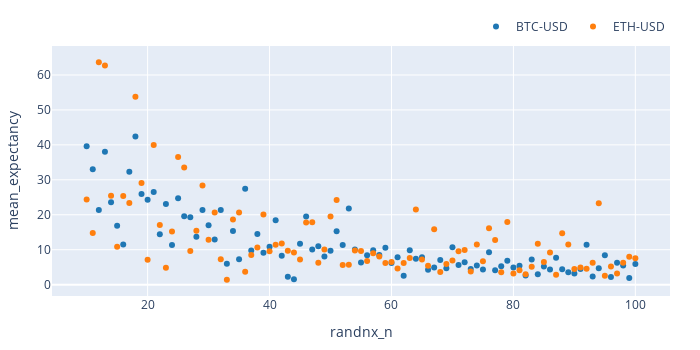

The code cell stored with this chart in its notebook:
### Code cell
import numpy as np

symbols = ["BTC-USD", "ETH-USD"]
price = vbt.YFData.download(symbols, missing_index="drop").get("Close")

n = np.random.randint(10, 101, size=1000).tolist()
pf = vbt.Portfolio.from_random_signals(price, n=n, init_cash=100, seed=42)

mean_expectancy = pf.trades.expectancy().groupby(["randnx_n", "symbol"]).mean()
fig = mean_expectancy.unstack().vbt.scatterplot(
    xaxis_title="randnx_n", yaxis_title="mean_expectancy"
)
fig.show()
